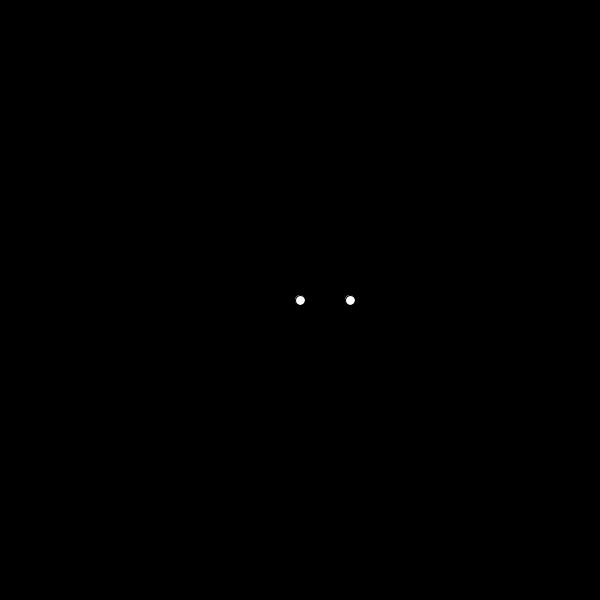
Frame 1 (no input)
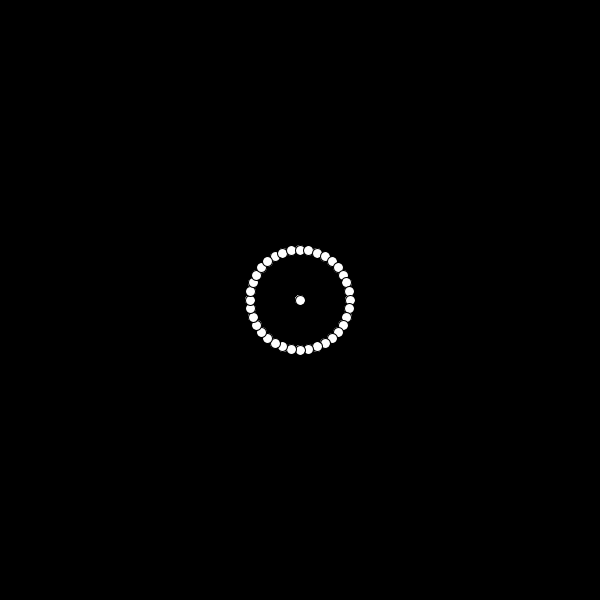
Frame 60 (the mouse pressed at the canvas centre just before this capture)
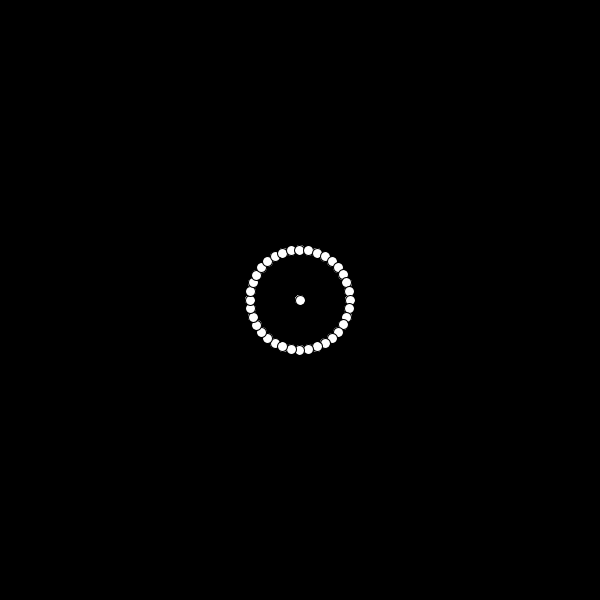
Frame 120 (the mouse held since frame 60 and released just before this capture)

The Processing sketch that drew these frames (run headless with seeded random() and noise(); from frame 60 on, the mouse is pressed at the canvas centre):

// Processing sketch: processing_71965
// ── processing_71965.pde

void setup() {
  size(600, 600);
  fill(255);
  background(0);
  //5 frames a second
  frameRate(5);
}

//t this is the angle which we will change everytime one is dr
int t=0;
void draw() {
  
  ellipse(width/2, height/2, 10, 10);
  
  float x = 50 * cos(radians(t));
  float y = 50 * sin(radians(t));
  
  ellipse(width/2+x, height/2+y, 10, 10);
  t+=10;
}
